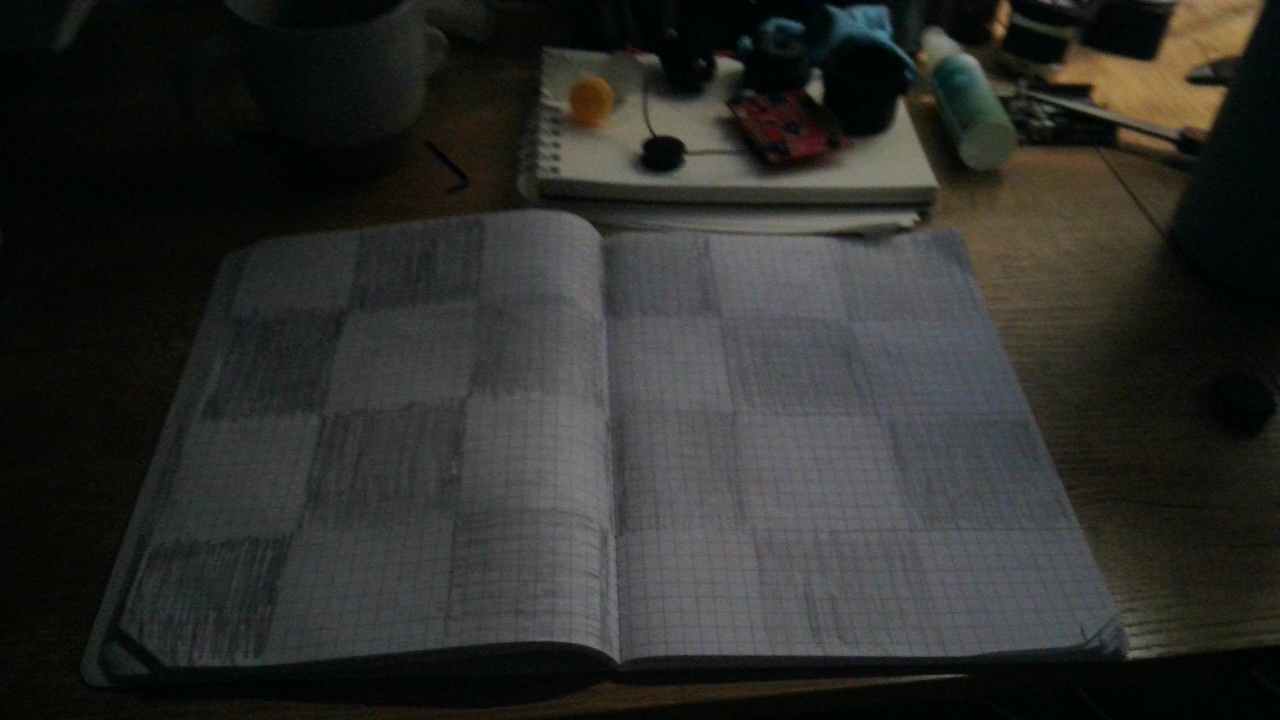
#> input picture configPics/WIN_20231001_19_35_27_Pro.jpg, 3840 x 2160 px, found by its file name (shown at 1/3 size); its folder holds 4 pictures in this run
$ python config.py
#> lines starting #> are read from the running program, lines starting #| are printed output that depends on the picture
import os
import cv2
import numpy as np

# Define the path to your directory containing calibration images
directory_path = "./configPics"

# Retrieve all files in the directory
all_files = os.listdir(directory_path)

# Filter for image files
calibration_image_filenames = [os.path.join(directory_path, f) for f in all_files if f.endswith('.jpg')]

# Termination criteria for refining chessboard corners
criteria = (cv2.TERM_CRITERIA_EPS + cv2.TERM_CRITERIA_MAX_ITER, 30, 0.001)

# Prepare object points: (0,0,0), (1,0,0), (2,0,0) ..., (6,5,0)
objp = np.zeros((6*7, 3), np.float32)
objp[:, :2] = np.mgrid[0:7, 0:6].T.reshape(-1, 2)

objpoints = []  # 3D points in real-world space
imgpoints = []  # 2D points in image plane

for fname in calibration_image_filenames:
    print(f"Processing: {fname}")
    img = cv2.imread(fname)
#> img is the input picture: shape (2160, 3840, 3); mean B, G, R 43.3, 46.2, 45.7
    gray = cv2.cvtColor(img, cv2.COLOR_BGR2GRAY)
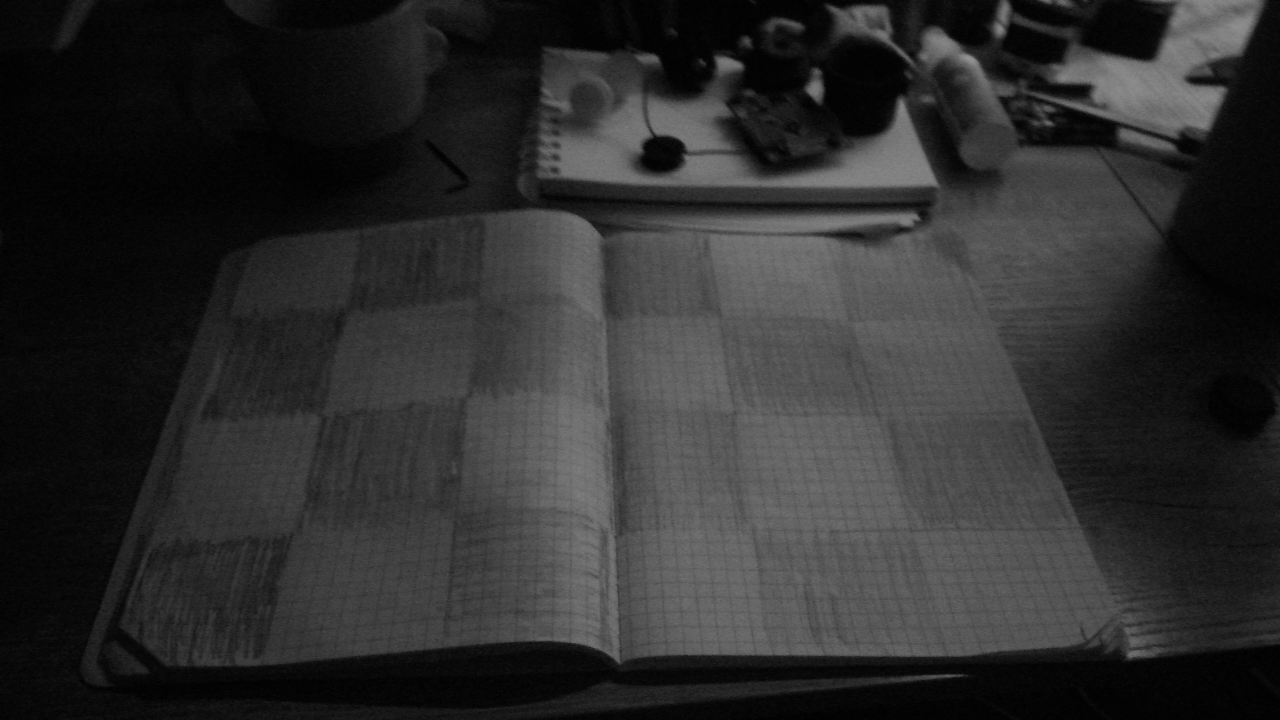
#> gray: shape (2160, 3840) (shown at 1/3 size); min 0, max 158, mean 45.8

    # Find chessboard corners
    ret, corners = cv2.findChessboardCorners(gray, (4, 6), None)
#> ret = False; corners = None
#> (the run stopped early here; a loop or call above may not have finished)
